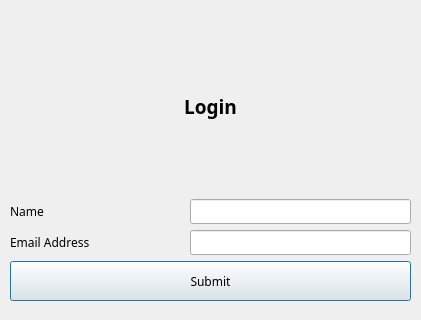
<?xml version="1.0" encoding="UTF-8"?>
<ui version="4.0">
 <class>Dialog</class>
 <widget class="QDialog" name="Dialog">
  <property name="geometry">
   <rect>
    <x>0</x>
    <y>0</y>
    <width>421</width>
    <height>320</height>
   </rect>
  </property>
  <property name="font">
   <font>
    <family>Monaco</family>
   </font>
  </property>
  <property name="windowTitle">
   <string>Dialog</string>
  </property>
  <widget class="QWidget" name="">
   <property name="geometry">
    <rect>
     <x>10</x>
     <y>20</y>
     <width>401</width>
     <height>281</height>
    </rect>
   </property>
   <layout class="QVBoxLayout" name="verticalLayout">
    <item alignment="Qt::AlignVCenter">
     <widget class="QLabel" name="label">
      <property name="minimumSize">
       <size>
        <width>0</width>
        <height>71</height>
       </size>
      </property>
      <property name="font">
       <font>
        <family>Monaco</family>
        <pointsize>14</pointsize>
        <weight>75</weight>
        <italic>false</italic>
        <bold>true</bold>
       </font>
      </property>
      <property name="text">
       <string>Login</string>
      </property>
      <property name="alignment">
       <set>Qt::AlignCenter</set>
      </property>
     </widget>
    </item>
    <item>
     <layout class="QHBoxLayout" name="horizontalLayout">
      <property name="sizeConstraint">
       <enum>QLayout::SetMinimumSize</enum>
      </property>
      <property name="leftMargin">
       <number>0</number>
      </property>
      <property name="rightMargin">
       <number>0</number>
      </property>
      <item>
       <widget class="QLabel" name="label_2">
        <property name="text">
         <string>Name</string>
        </property>
       </widget>
      </item>
      <item>
       <spacer name="horizontalSpacer">
        <property name="orientation">
         <enum>Qt::Horizontal</enum>
        </property>
        <property name="sizeHint" stdset="0">
         <size>
          <width>40</width>
          <height>20</height>
         </size>
        </property>
       </spacer>
      </item>
      <item>
       <widget class="QLineEdit" name="lineEdit_2">
        <property name="minimumSize">
         <size>
          <width>221</width>
          <height>0</height>
         </size>
        </property>
       </widget>
      </item>
     </layout>
    </item>
    <item>
     <layout class="QHBoxLayout" name="horizontalLayout_2">
      <item>
       <widget class="QLabel" name="label_3">
        <property name="text">
         <string>Email Address</string>
        </property>
       </widget>
      </item>
      <item>
       <spacer name="horizontalSpacer_2">
        <property name="orientation">
         <enum>Qt::Horizontal</enum>
        </property>
        <property name="sizeHint" stdset="0">
         <size>
          <width>40</width>
          <height>20</height>
         </size>
        </property>
       </spacer>
      </item>
      <item>
       <widget class="QLineEdit" name="lineEdit">
        <property name="minimumSize">
         <size>
          <width>221</width>
          <height>0</height>
         </size>
        </property>
       </widget>
      </item>
     </layout>
    </item>
    <item>
     <widget class="QPushButton" name="pushButton">
      <property name="sizePolicy">
       <sizepolicy hsizetype="Minimum" vsizetype="Fixed">
        <horstretch>17</horstretch>
        <verstretch>16</verstretch>
       </sizepolicy>
      </property>
      <property name="minimumSize">
       <size>
        <width>0</width>
        <height>40</height>
       </size>
      </property>
      <property name="text">
       <string>Submit</string>
      </property>
     </widget>
    </item>
   </layout>
  </widget>
 </widget>
 <resources/>
 <connections/>
</ui>
